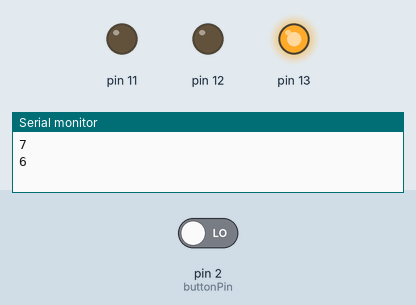
A sketch run on a simulated Arduino Uno, built with avr-gcc and run on an emulated ATmega328P. Parts: output pins drawn as LEDs (lit = HIGH), the last lines printed to the serial monitor. Inputs (shaded band) come from the test bench; at power-on: pin 2 (buttonPin) LOW.

Above: at 8.8 s.
8.9 s: pin 2 (buttonPin) driven HIGH
At 12.8 s:
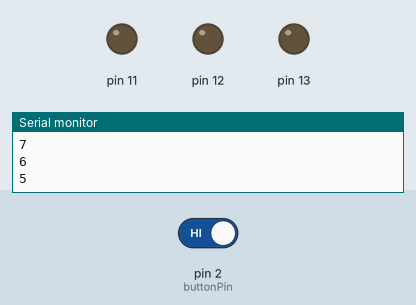
At 14.3 s:
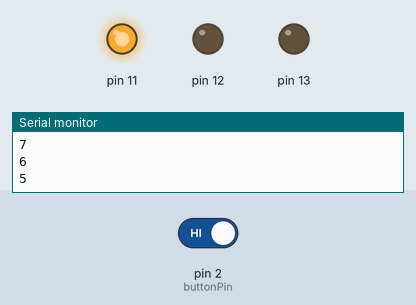
15.5 s: pin 2 (buttonPin) driven LOW
At 17.0 s:
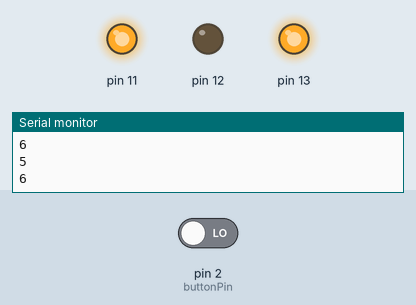
Timing chart, 0 to 19.5 s (numbered marks = the images above; inputs shaded):
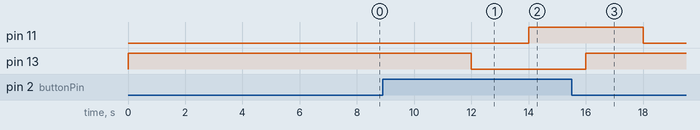

Measured:
- after the input at 8.9 s, pin 11: LOW → HIGH after 5.1 s; pin 13: HIGH → LOW after 3.1 s
- after the input at 15.5 s, pin 11: HIGH → LOW after 2.5 s; pin 13: LOW → HIGH after 0.50 s

The sketch:

SwitchCase.ino
```cpp
/*
  Switch statement

 Demonstrates the use of a switch statement.  The switch
 statement allows you to choose from among a set of discrete values
 of a variable.  It's like a series of if statements.
*/
const int buttonPin = 2;     // the number of the pushbutton pin
int count=0;                 //variable to store the count value
int buttonState = 0;         // variable for reading the pushbutton status

void setup() {
  // initialize the pushbutton pin as an input:
  pinMode(buttonPin, INPUT);
  pinMode(13, OUTPUT);
  pinMode(12, OUTPUT);
  pinMode(11, OUTPUT);
  // initialize serial communication:
  Serial.begin(9600);
}

void loop() {
// read the state of the pushbutton value:
  buttonState = digitalRead(buttonPin);

  // change the count value depending on the
  // buttonState value:
  switch (buttonState)
  {
    case 0: {    // the button is NOT pressed
      count=count-1; //OR count++;
      digitalWrite(13, HIGH);   // turn the LED on (HIGH is the voltage level)
      delay(1000);                       // wait for a second
      digitalWrite(12, LOW);    // turn the LED off by making the voltage LOW
      delay(1000);                       // wait for a second
      digitalWrite(11, LOW);    // turn the LED off by making the voltage LOW
      delay(1000);                       // wait for a second
      break;
    }
    case 1:  {  // the button IS pressed
      count=count+1;  //OR count--;
      digitalWrite(13, LOW);   // turn the LED on (HIGH is the voltage level)
      delay(1000);                       // wait for a second
      digitalWrite(12, LOW);    // turn the LED off by making the voltage LOW
      delay(1000);                       // wait for a second
      digitalWrite(11, HIGH);    // turn the LED off by making the voltage LOW
      delay(1000);
      break;
  }
    default: break;
  }
  if(count<0)count=7;
  if(count>7)count=0;
  Serial.println(count);
  delay(1000);  // delay in between button reads
}
```
